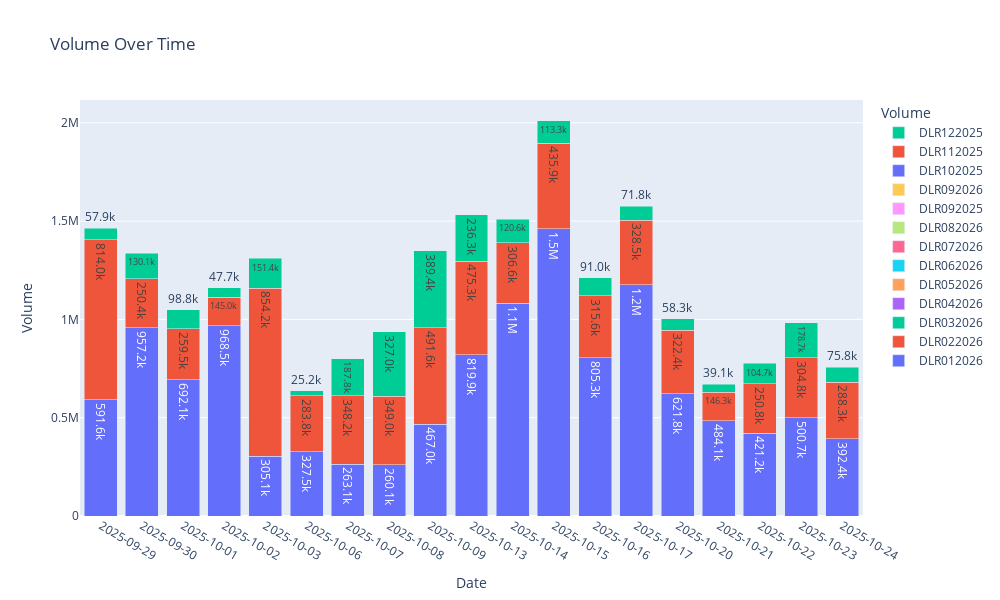
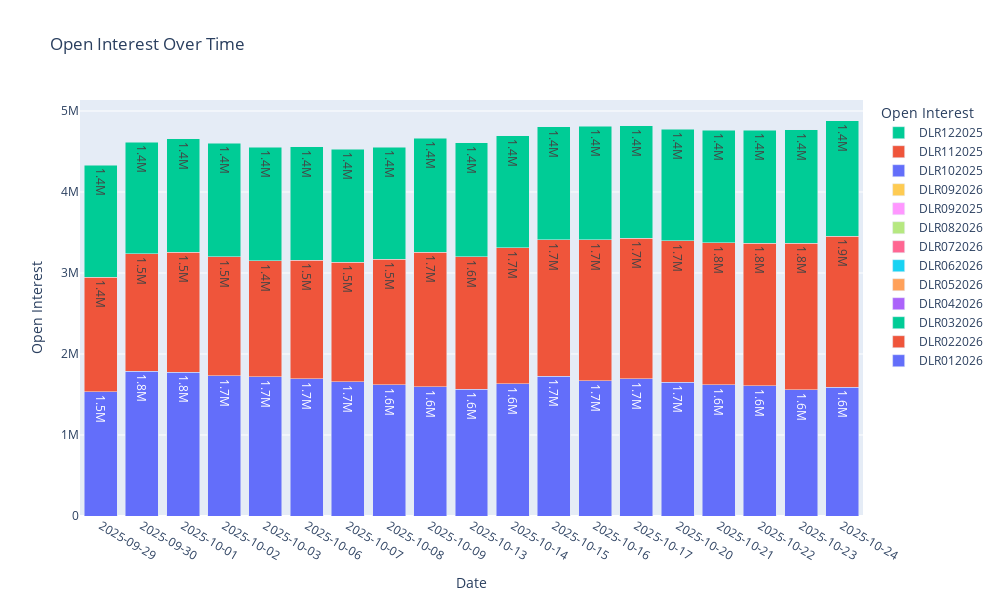

Notebook cell for these charts, in order:
### Markdown cell above
## Interes Abierto y Volumen diario

### Code cell
plot_futures_plotly(data=volume, kind='bar', ylabel="Volume", title="Volume Over Time", legend_name = "Volume")
plot_futures_plotly(data=openInterest, kind='bar', ylabel="Open Interest", title="Open Interest Over Time", legend_name = "Open Interest")
